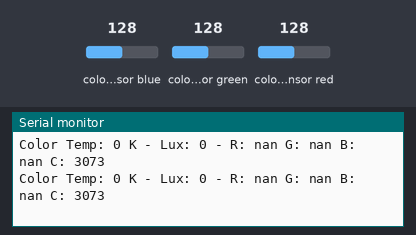
Bench run of a sketch on a simulated Arduino Uno, built with avr-gcc and run on an emulated ATmega328P. Shown: the last lines printed to the serial monitor. The test bench sets the inputs (shaded band); at power-on: colour sensor blue 128, colour sensor green 128, colour sensor red 128.

Above: at 1.2 s.
1.3 s: colour sensor blue set to 5
At 1.34 s:
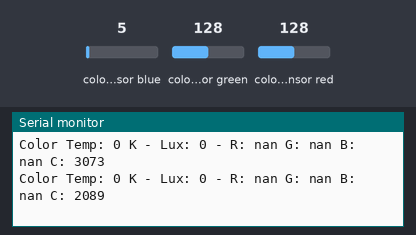
4.3 s: colour sensor green set to 5
At 4.35 s:
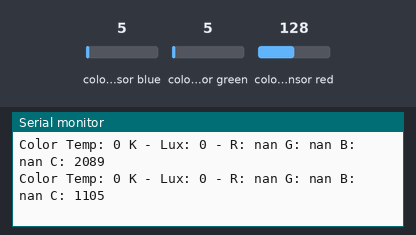
7.3 s: colour sensor red set to 5
At 7.36 s:
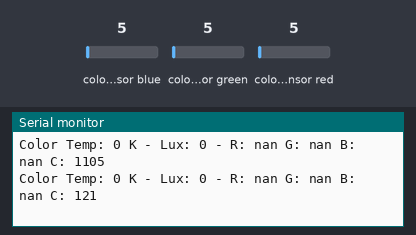
10.3 s: colour sensor blue set to 128
At 10.31 s:
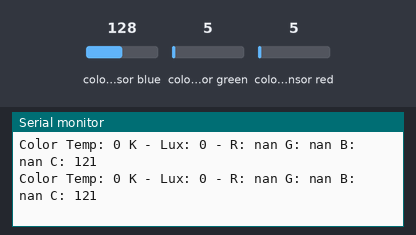
13.3 s: colour sensor blue set to 64
At 13.32 s:
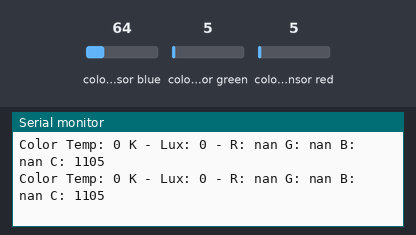
16.3 s: colour sensor green set to 64
At 20.26 s:
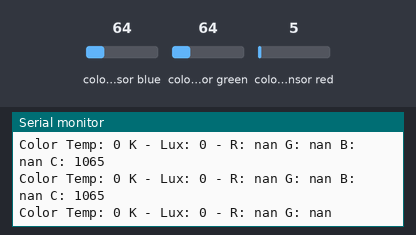
Timing chart, 0 to 20.3 s (numbered marks = the images above; inputs shaded):
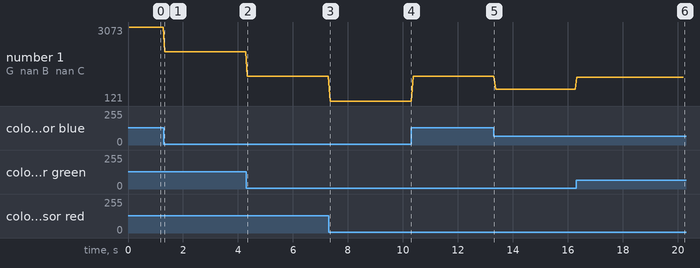

Measured:
- after the input at 1.3 s, the serial monitor: prints a new line at once (image 1)
- after the input at 4.3 s, the serial monitor: prints a new line after 0.05 s (image 2)
- after the input at 7.3 s, the serial monitor: prints a new line after 0.05 s (image 3)
- after the input at 16.3 s, the serial monitor: prints a new line at once (image 6)
- plotted number 1: 3073 → 2089 after the input at 1.3 s, 2089 → 1105 after the input at 4.3 s, 1105 → 121 after the input at 7.3 s, 121 → 1105 after the input at 10.3 s, 1105 → 593 after the input at 13.3 s

The sketch:

tcs34725_testing.ino
```cpp
#include <Wire.h>
#include "Adafruit_TCS34725.h"

/* Example code for the Adafruit TCS34725 breakout library */

/* Connect SCL    to analog 5
   Connect SDA    to analog 4
   Connect VDD    to 3.3V DC
   Connect GROUND to common ground */

/* Initialise with default values (int time = 2.4ms, gain = 1x) */
// Adafruit_TCS34725 tcs = Adafruit_TCS34725();

/* Initialise with specific int time and gain values */
Adafruit_TCS34725 tcs = Adafruit_TCS34725(TCS34725_INTEGRATIONTIME_700MS, TCS34725_GAIN_1X);

void setup(void) {
  Serial.begin(9600);

  if (tcs.begin()) {
    Serial.println("Found sensor");
  } else {
    Serial.println("No TCS34725 found ... check your connections");
    while (1);
  }

  // Now we're ready to get readings!
}

void loop(void) {
  uint16_t r, g, b, c, colorTemp, lux;
  float average, red, green, blue;
  average= (r+g+b)/3;
  red= r/average;
  green= g/average;
  blue= b/average;
  colorTemp = tcs.calculateColorTemperature_dn40(r, g, b, c);
  lux = tcs.calculateLux(r, g, b);
  tcs.getRawData(&r, &g, &b, &c);

  Serial.print("Color Temp: "); Serial.print(colorTemp, DEC); Serial.print(" K - ");
  Serial.print("Lux: "); Serial.print(lux, DEC); Serial.print(" - ");
  Serial.print("R: "); Serial.print(red, 2); Serial.print(" ");
  Serial.print("G: "); Serial.print(green, 2); Serial.print(" ");
  Serial.print("B: "); Serial.print(blue, 2); Serial.print(" ");
  Serial.print("C: "); Serial.print(c, DEC); Serial.print(" ");

  if ( (red>1.4) && (green<0.9) &&(blue<0.9))
  {
    Serial.print ("red");
  }
  else if ((red<0.95) && (green>=1.3) && (blue<=0.95))
  {
    Serial.print ("green");
  }
  else if ((red<0.8) && (green<1.2) && (blue>1.2))
  {
    Serial.print ("blue");
  }
  Serial.println(" ");
}
```
